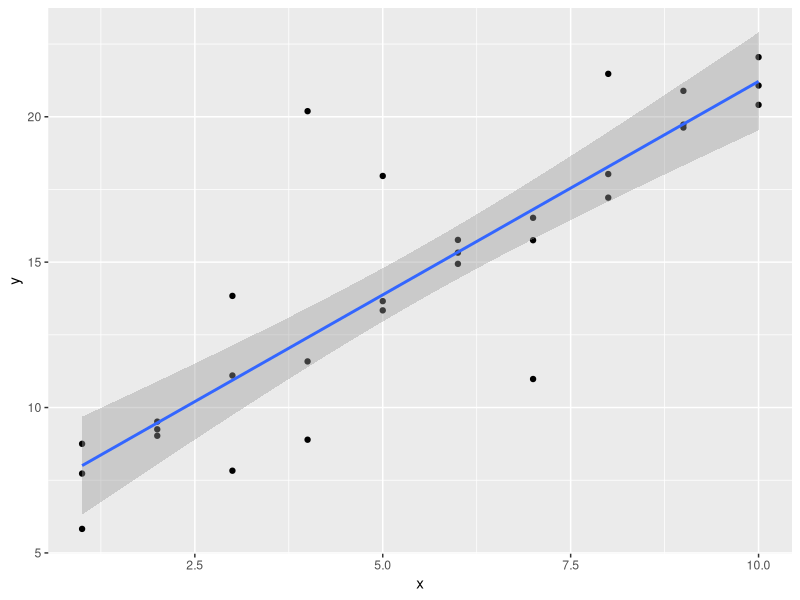
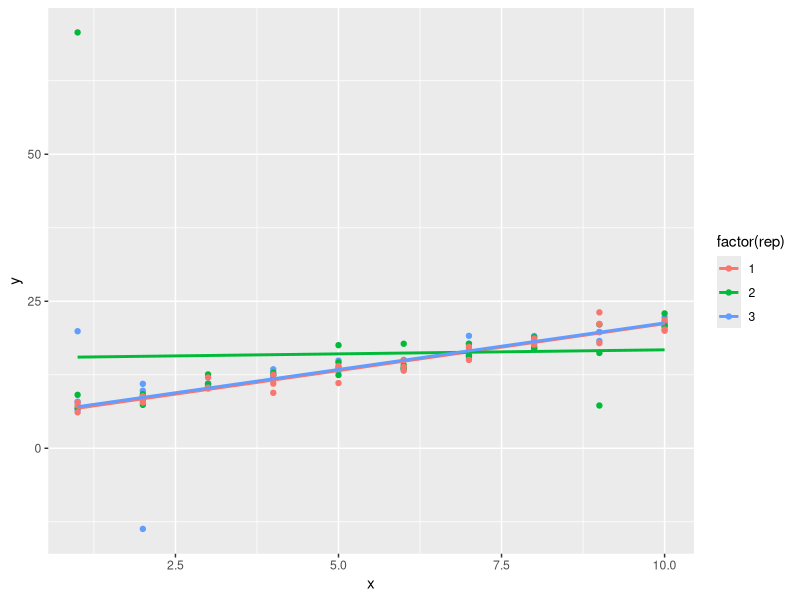
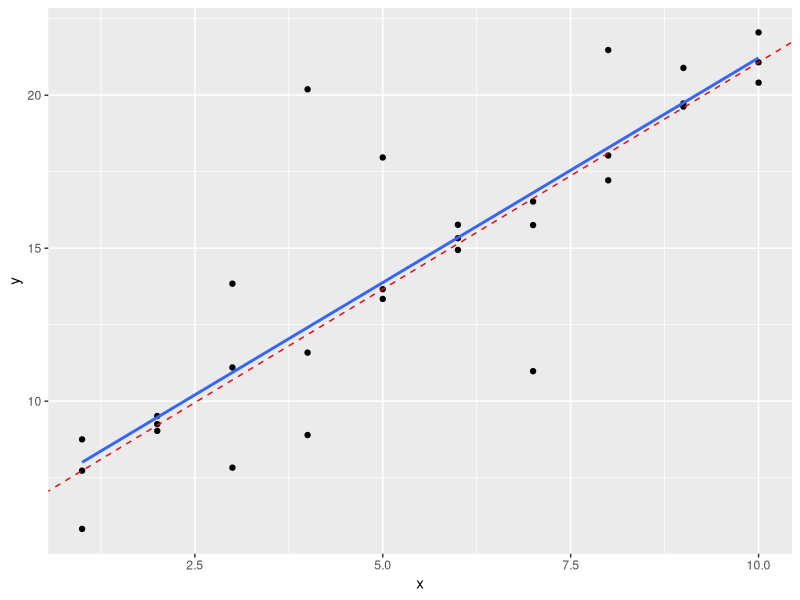

Write the R code that produced these figures, in order.
## ---- chunk 1
#Define Global Variables
knitr::opts_chunk$set(echo = T, warning = F, message = F,eval = T)

#load required packages
library(tidyverse)
library(broom)
library(modelr)
## ---- chunk 2

# Define simulated dataset
sim1a <- tibble(
  x = rep(1:10, each = 3),
  y = x * 1.5 + 6 + rt(length(x), df = 2)
)

#build linear model with sim1a df
model <- lm(y~x, data = sim1a)

#tidy the model
tidy_model <- model %>% tidy()

#view the model stats
tidy_model

ggplot(sim1a, aes(x = x, y = y))+
  geom_point() +
  geom_smooth(method = "lm")
## ---- chunk 3

sim <- tibble()

for(i in seq(3)) {
  temp <- tibble (
  x = rep(1:10, each = 3),
  y = x * 1.5 + 6 + rt(length(x), df = 2),
  rep = i)
  
  sim <- rbind(temp, sim)
}

sim_by_rep <- sim %>% group_by(rep) %>% nest(-rep)

model <- function(data) {
  lm(y ~ x, data = data)
}

nested_model <- sim_by_rep %>%
  mutate(model = map(data, model))

map(nested_model$model, tidy)


ggplot(sim, aes(x = x, y = y, group = rep))+
  geom_point(aes(color = factor(rep))) +
  geom_smooth(aes(color = factor(rep)), method = 'lm', se= F)
## ---- chunk 4

model1 <- function(a, data) {
  a[1] + data$x * a[2]
}

measure_distance <- function(mod, data) {
  diff <- data$y - model1(mod, data)
  mean(abs(diff))
}

optimized_params <- optim(c(0, 0), measure_distance, data= sim1a)

optimized_params <- optimized_params$par

#compare optim model to original model
ggplot(sim1a, aes(x=x, y = y)) +
  geom_point() +
  geom_smooth(method = "lm", se = F) +
  geom_abline(slope = optimized_params[2], intercept = optimized_params[1], linetype = 'dashed', color = "red")
